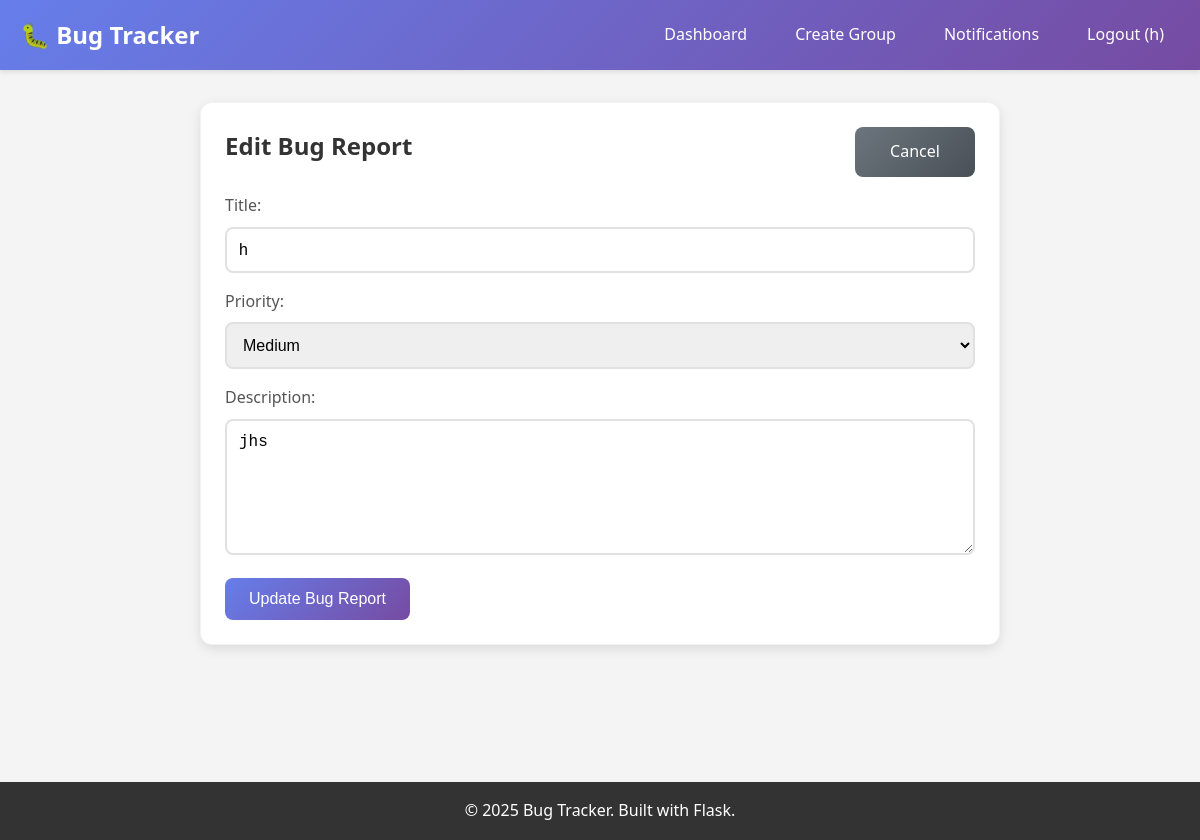
The page /edit_bug/1 (signed in) on the database its author committed.
### tables this page shows
CREATE TABLE bugs (
            id INTEGER PRIMARY KEY AUTOINCREMENT,
            title TEXT NOT NULL,
            description TEXT NOT NULL,
            reporter_id INTEGER NOT NULL,
            group_id INTEGER NOT NULL,
            status TEXT DEFAULT 'pending',
            file_path TEXT,
            file_name TEXT,
            created_at TIMESTAMP DEFAULT CURRENT_TIMESTAMP,
            approved_at TIMESTAMP, priority TEXT DEFAULT "medium", approved_by INTEGER, last_edited TIMESTAMP,
            FOREIGN KEY (reporter_id) REFERENCES users (id),
            FOREIGN KEY (group_id) REFERENCES groups (id)
        );

### app.py (the view, shortened to what this page needs)
@app.route('/edit_bug/<int:bug_id>', methods=['GET', 'POST'])
def edit_bug(bug_id):
    if 'user_id' not in session:
        return redirect(url_for('login'))
    conn = get_db_connection()
    bug = conn.execute('''
        SELECT b.*, g.id as group_id
        FROM bugs b
        JOIN groups g ON b.group_id = g.id
        WHERE b.id = ?
    ''', (bug_id,)).fetchone()
    if not bug:
        flash('Bug not found!', 'error')
        conn.close()
        return redirect(url_for('dashboard'))
    can_edit = (bug['reporter_id'] == session['user_id'] or
                is_group_leader(session['user_id'], bug['group_id']))
    if not can_edit:
        flash('You can only edit your own bug reports or be a group leader!', 'error')
        conn.close()
        return redirect(url_for('group_detail', group_id=bug['group_id']))
    conn.close()
    return render_template('edit_bug.html', bug=bug)

### app.py (called while the page is built)
def get_db_connection():
    conn = sqlite3.connect('bug_tracker.db')
    conn.row_factory = sqlite3.Row
    return conn

def is_group_leader(user_id, group_id):
    conn = get_db_connection()
    leader = conn.execute(
        'SELECT id FROM group_leaders WHERE user_id = ? AND group_id = ?',
        (user_id, group_id)
    ).fetchone()
    conn.close()
    return leader is not None

### templates/edit_bug.html (shortened to what this page needs)
{% extends "base.html" %}
{% block content %}
<div class="card" style="max-width: 800px; margin: 0 auto;">
    <div class="item-header">
        <h2>Edit Bug Report</h2>
        <a href="{{ url_for('group_detail', group_id=bug.group_id) }}" class="btn btn-secondary">Cancel</a>
    </div>
    <form method="POST">
        <div class="form-group">
            <label for="title">Title:</label>
            <input type="text" id="title" name="title" value="{{ bug.title }}" required>
        </div>
        <div class="form-group">
            <label for="priority">Priority:</label>
            <select id="priority" name="priority">
                <option value="medium" {% if bug.priority == 'medium' %}selected{% endif %}>Medium</option>
            </select>
        </div>
        <div class="form-group">
            <label for="description">Description:</label>
            <textarea id="description" name="description" rows="6" required>{{ bug.description }}</textarea>
        </div>
        <button type="submit" class="btn">Update Bug Report</button>
    </form>
</div>
{% endblock %}

### templates/base.html (style rules this page uses)
* { margin: 0; padding: 0; box-sizing: border-box; }
body { font-family: 'Segoe UI', Tahoma, Geneva, Verdana, sans-serif; line-height: 1.6; color: #333; background-color: #f4f4f4; font-size: 16px; }
.card { background: white; padding: 1.5rem; border-radius: 12px; box-shadow: 0 4px 12px rgba(0,0,0,0.1); margin-bottom: 2rem; border: 1px solid rgba(0,0,0,0.05); }
.form-group { margin-bottom: 1rem; }
label { display: block; margin-bottom: 0.5rem; font-weight: 500; color: #555; }
input, textarea, select { width: 100%; padding: 0.75rem; border: 2px solid #e1e1e1; border-radius: 8px; font-size: 1rem; transition: border-color 0.3s, box-shadow 0.3s; }
.btn { background: linear-gradient(135deg, #667eea 0%, #764ba2 100%); color: white; padding: 0.75rem 1.5rem; border: none; border-radius: 8px; cursor: pointer; text-decoration: none; display: inline-block; font-size: 1rem; font-weight: 500; transition: all 0.3s; text-align: center; min-width: 120px; }
.btn-secondary { background: linear-gradient(135deg, #6c757d 0%, #495057 100%); }
.item-header { display: flex; justify-content: space-between; align-items: flex-start; margin-bottom: 1rem; gap: 1rem; }

### rows shown on the page
bugs: title "h", priority "Medium", description "jhs"

### other values the page prints
{{ session.username }} "h"
